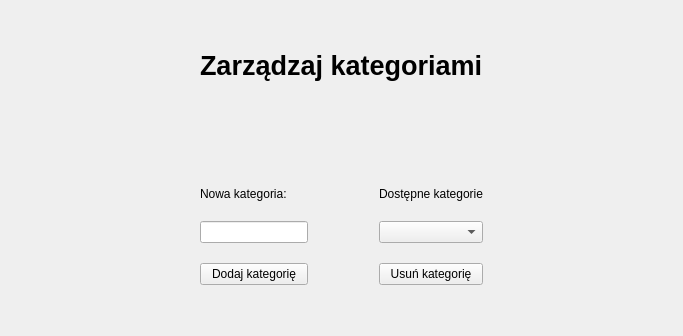
     <widget class="QWidget" name="tab_Kategorie">
      <attribute name="title">
       <string>Kategorie</string>
      </attribute>
      <layout class="QHBoxLayout" name="horizontalLayout_5">
       <property name="leftMargin">
        <number>200</number>
       </property>
       <property name="topMargin">
        <number>50</number>
       </property>
       <property name="rightMargin">
        <number>200</number>
       </property>
       <item>
        <layout class="QVBoxLayout" name="verticalLayout_3">
         <item>
          <widget class="QLabel" name="label_57">
           <property name="font">
            <font>
             <pointsize>20</pointsize>
             <bold>true</bold>
            </font>
           </property>
           <property name="text">
            <string>Zarządzaj kategoriami</string>
           </property>
          </widget>
         </item>
         <item>
          <layout class="QHBoxLayout" name="horizontalLayout_31">
           <property name="topMargin">
            <number>100</number>
           </property>
           <property name="rightMargin">
            <number>0</number>
           </property>
           <item>
            <layout class="QVBoxLayout" name="verticalLayout_8">
             <property name="spacing">
              <number>20</number>
             </property>
             <item>
              <widget class="QLabel" name="label_7">
               <property name="text">
                <string>Nowa kategoria:</string>
               </property>
              </widget>
             </item>
             <item>
              <widget class="QLineEdit" name="lineEdit_nowaKategoria"/>
             </item>
             <item>
              <widget class="QPushButton" name="pushButton_dodajKategorie">
               <property name="text">
                <string>Dodaj kategorię</string>
               </property>
              </widget>
             </item>
             <item>
              <spacer name="verticalSpacer_9">
               <property name="orientation">
                <enum>Qt::Vertical</enum>
               </property>
               <property name="sizeHint" stdset="0">
                <size>
                 <width>20</width>
                 <height>40</height>
                </size>
               </property>
              </spacer>
             </item>
            </layout>
           </item>
           <item>
            <spacer name="horizontalSpacer_26">
             <property name="orientation">
              <enum>Qt::Horizontal</enum>
             </property>
             <property name="sizeHint" stdset="0">
              <size>
               <width>40</width>
               <height>20</height>
              </size>
             </property>
            </spacer>
           </item>
           <item>
            <layout class="QVBoxLayout" name="verticalLayout_19">
             <property name="spacing">
              <number>20</number>
             </property>
             <property name="leftMargin">
              <number>0</number>
             </property>
             <item>
              <widget class="QLabel" name="label_46">
               <property name="text">
                <string>Dostępne kategorie</string>
               </property>
              </widget>
             </item>
             <item>
              <widget class="QComboBox" name="comboBox_dostepneKategorie"/>
             </item>
             <item>
              <widget class="QPushButton" name="pushButton_usunKategorie">
               <property name="text">
                <string>Usuń kategorię</string>
               </property>
              </widget>
             </item>
             <item>
              <spacer name="verticalSpacer_2">
               <property name="orientation">
                <enum>Qt::Vertical</enum>
               </property>
               <property name="sizeHint" stdset="0">
                <size>
                 <width>20</width>
                 <height>40</height>
                </size>
               </property>
              </spacer>
             </item>
            </layout>
           </item>
           <item>
            <layout class="QVBoxLayout" name="verticalLayout_20">
             <property name="spacing">
              <number>20</number>
             </property>
             <property name="rightMargin">
              <number>0</number>
             </property>
            </layout>
           </item>
          </layout>
         </item>
        </layout>
       </item>
      </layout>
     </widget>
